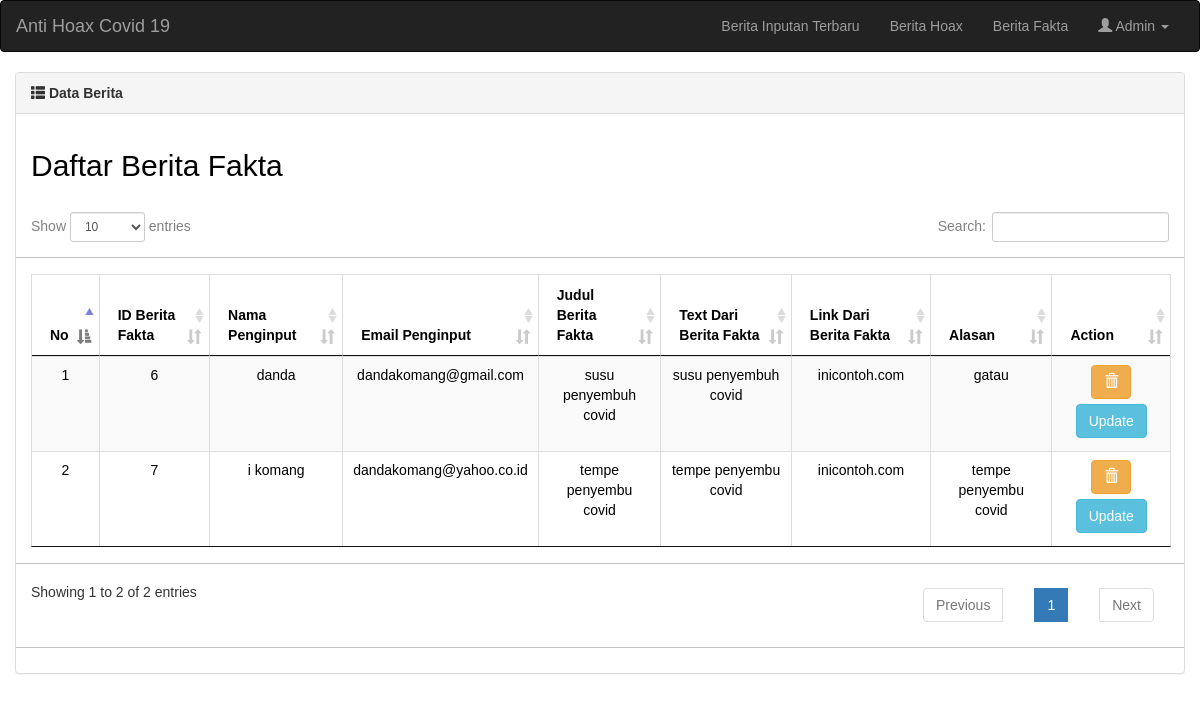
The page /admin/dataAdmin/indexAdmin.php?halaman=beritaFakta (signed in) on the database its author committed.
### tables this page shows
CREATE TABLE `beritafakta` (
  `id` int(11) NOT NULL,
  `namafkt` varchar(255) NOT NULL,
  `emailfkt` varchar(255) NOT NULL,
  `judulfkt` varchar(255) NOT NULL,
  `cpytxtfkt` varchar(255) NOT NULL,
  `cpylinkfkt` varchar(255) NOT NULL,
  `alasanfkt` varchar(255) NOT NULL
);

### admin/dataAdmin/berita/beritaFakta.php (the view, shortened to what this page needs)
<?php
    $query=mysqli_query($koneksi,"SELECT * FROM beritafakta");
 ?>
<div class="panel panel-default">
    <div class="panel-heading">
        <span class="glyphicon glyphicon-th-list"></span><b> Data Berita</b>
    </div>
    <div class="panel-body">
            <h2>Daftar Berita Fakta</h2><br>
            <table class="table table-responsive table-striped table-bordered text-center data">
                <thead>
                    <tr>
                        <th>No</th>
                        <th>ID Berita Fakta</th>
                        <th>Nama Penginput</th>
                        <th>Email Penginput</th>
                        <th>Judul Berita Fakta</th>
                        <th>Text Dari Berita Fakta</th>
                        <th>Link Dari Berita Fakta</th>
                        <th>Alasan</th>
                        <th>Action</th>
                    </tr>
                </thead>
                <tbody>
                    <tr>
                        <?php $no=1; foreach($query as $data) :?>
                        <td><?=$no;?></td>
                        <td><?=$data['id']?></td>
                        <td><?=$data['namafkt']?></td>
                        <td><?=$data['emailfkt']?></td>
                        <td><?=$data['judulfkt']?></td>
                        <td><?=$data['cpytxtfkt']?></td>
                        <td><?=$data['cpylinkfkt']?></td>
                        <td><?=$data['alasanfkt']?></td>
                        <td>
                            <a class="btn btn-warning" href="berita/deleteBeritaFakta.php?id=<?=$data['id'];?>" onclick="return confirm('Apakah anda yakin ingin menghapus berita ini dari berita fakta ?')"><i class="glyphicon glyphicon-trash"></i>
                            </a>
                            <a href="" class="btn btn-info" data-toggle="modal" data-target="#updatefkt" style="margin: 5px;">
                                Update
                            </a>
                        </td>
                    </tr>
                    <?php $no++; endforeach; ?>
                </tbody>
            </table>
    </div>
</div>

### admin/dataAdmin/indexAdmin.php (shortened to what this page needs)
<?php
	require '../../koneksi/koneksi.php';
	if(isset($_GET['halaman'])) {
		$halaman=$_GET['halaman'];
	}else{
		$halaman=null;
	}
?>
<!DOCTYPE html>
<html>
<head>
 	<link rel="stylesheet" type="text/css" href="../../asset/css/bootstrap.css">
 	<link rel="stylesheet" type="text/css" href="../../asset/css/style.css">
	<link rel="stylesheet" type="text/css" href="../../asset/DataTables/media/css/jquery.dataTables.css">
	<link rel="stylesheet" type="text/css" href="../../asset/DataTables/media/css/dataTables.bootstrap.css">
	<link rel="stylesheet" type="text/css" href="../../asset/DataTables/media/css/dataTables.bootstrap.min.css">
</head>
<body style="color: black">
	<nav class="navbar navbar-inverse">
		<div class="container-fluid">
			<div class="navbar-header">
				<a class="navbar-brand" href="indexAdmin.php">Anti Hoax Covid 19</a>
			</div>
			<div class="collapse navbar-collapse" id="myNavbar">
				<ul class="nav navbar-nav navbar-right">
					<li><a href="indexAdmin.php?halaman=inputanBerita">Berita Inputan Terbaru</a></li>
					<li><a href="indexAdmin.php?halaman=beritaHoax">Berita Hoax</a></li>
				    <li><a href="indexAdmin.php?halaman=beritaFakta">Berita Fakta</a></li>
				    <li class="dropdown">
						<a class="dropdown-toggle" data-toggle="dropdown" href="#"><span class="glyphicon glyphicon-user"></span> Admin <span class="caret"></span></a>
	      			</li>
				</ul>
			</div>
		</div>
	</nav>
	<div class="col-md-12">
		<?php
			if($halaman==null){
				include 'berandaAdmin.php';
			}else{
				if($halaman=='beritaFakta'){
					include 'berita/beritaFakta.php';
				}
			}
		?>
</body>
</html>

### asset/css/style.css (style rules this page uses)
html { scroll-behavior: smooth; }
* { box-sizing: border-box; padding: 0; margin: 0; }
body { border-radius: 0px; background-size: cover; border-radius: 0px; font-family: 'Raleway', sans-serif; background: #fff; }
ul { margin: 0px; padding: 0px; }

### rows shown on the page
beritafakta: id "6", namafkt "danda", emailfkt "dandakomang@gmail.com", judulfkt "susu penyembuh covid", cpytxtfkt "susu penyembuh covid", cpylinkfkt "inicontoh.com", alasanfkt "gatau"
beritafakta: id "7", namafkt "i komang", emailfkt "dandakomang@yahoo.co.id", judulfkt "tempe penyembu covid", cpytxtfkt "tempe penyembu covid", cpylinkfkt "inicontoh.com", alasanfkt "tempe penyembu covid"
